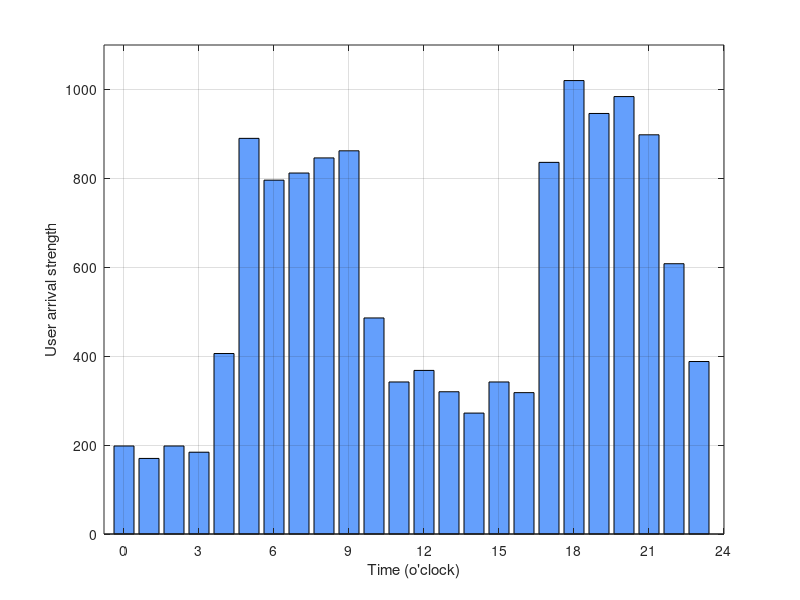

This chart was generated by the following MATLAB code:
clear all;
clc;

load('EUA_Req_Time.mat');

figure()
set(gcf,'Position',[400,100,285,156.75]);

time = double(time);
[y,c] = hist(time, 1*24);
x = [0:23];
%  c = uisetcolor([0.6 0.8 1])
% , 'FaceColor',[ 0.309803921568627         0.309803921568627         0.309803921568627])
b = bar(x, y, 0.8);
set(b,'FaceColor',[0.3922 0.6235 0.9882]);

xlabel("Time (o'clock)")
ylabel('User arrival strength')
set(gca,'xtick',[0 3 6 9 12 15 18 21 24]);
xlim([-0.8 24]);
ylim([0 1100]);
grid on;